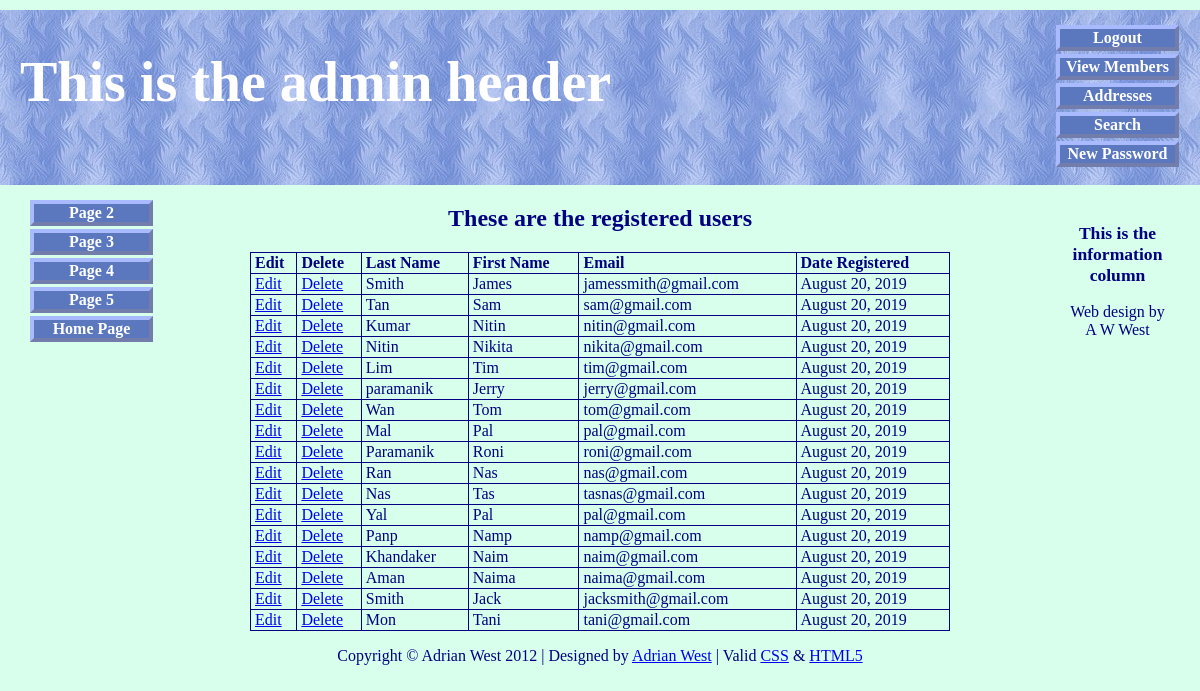
Page /view_users-page.php (signed in) on the committed database.
### tables this page shows
CREATE TABLE `users` (
  `user_id` mediumint(6) UNSIGNED NOT NULL,
  `fname` varchar(50) NOT NULL,
  `lname` varchar(50) NOT NULL,
  `email` varchar(50) NOT NULL,
  `psword` char(40) NOT NULL,
  `registration_date` date NOT NULL,
  `user_level` tinyint(1) UNSIGNED NOT NULL
);

### view_users-page.php (the view, shortened to what this page needs)
<!doctype html>
<html lang=en>
<head>
<link rel="stylesheet" type="text/css" href="includes.css">
</head>
<body>
<div id="container">
<?php include("header-admin.php"); ?>
<?php include("nav.php"); ?>
<?php include("info-col.php"); ?>
<div id="content">
<h2>These are the registered users</h2>
<p>
<?php
require ('mysqli_connect.php');
$q = "SELECT lname, fname, email, DATE_FORMAT(registration_date, '%M %d, %Y') AS regdat, user_id FROM users ORDER BY registration_date ASC";
$result = @mysqli_query ($dbcon, $q);
if ($result) {
echo '<table>
<tr><td align="left"><b>Edit</b></td>
<td align="left"><b>Delete</b></td>
<td align="left"><b>Last Name</b></td>
<td align="left"><b>First Name</b></td>
<td align="left"><b>Email</b></td>
<td align="left"><b>Date Registered</b></td>
</tr>';
while ($row = mysqli_fetch_array($result, MYSQLI_ASSOC)) {
	echo '<tr>
	<td align="left"><a href="edit_user.php?id=' . $row['user_id'] . '">Edit</a></td>
	<td align="left"><a href="delete_user.php?id=' . $row['user_id'] . '">Delete</a></td>
	<td align="left">' . $row['lname'] . '</td>
	<td align="left">' . $row['fname'] . '</td>
	<td align="left">' . $row['email'] . '</td>
	<td align="left">' . $row['regdat'] . '</td>
	</tr>';
	}
	echo '</table>';
} else {
	echo '<p class="error">The current users could not be retrieved. We apologize for any inconvenience.</p>';
	echo '<p>' . mysqli_error($dbcon) . '<br><br />Query: ' . $q . '</p>';
}
?>
</p>
</div>
<?php include("footer.php"); ?>
</div>
</body>
</html>

### header-admin.php (shortened to what this page needs)
<div id="header-admin">
<h1>This is the admin header</h1>
<div id="reg-navigation">
		<ul>
			<li><a href="logout.php">Logout</a></li>
			<li><a href="admin_view_users.php">View Members</a></li>
			<li><a href="search_addresses.php">Addresses</a></li>
			<li><a href="search.php">Search</a></li>
			<li><a href="register-password.php">New Password</a></li>
		</ul>
	</div>
</div>

### nav.php
<div id="nav">
<ul>
<li><a href="page-2.php" title="Page two">Page 2</a></li>
<li><a href="page-3.php" title="Page three">Page 3</a></li>
<li><a href="page-4.php" title="Page four">Page 4</a></li>
<li><a href="page-5.php" title="Page five">Page 5</a></li>
<li><a href="index.php" title="Return to Home Page">Home Page</a></li>
</ul>
</div>

### info-col.php (shortened to what this page needs)
<div id="info-col">
<h3>This is the information column</h3>
	<p>Web design by <br>A W West</p>
	<p>&nbsp;</p>
</div>

### footer.php (shortened to what this page needs)
<div id="footer">
		<p>Copyright &copy; Adrian West 2012 | Designed by <a href="http://www.colycomputerhelp.co.uk/">Adrian West</a> | Valid <a href="http://jigsaw.w3.org/css-validator/">CSS</a> &amp;
		<a href="http://validator.w3.org/">HTML5</a></p>
</div>

### includes.css (style rules this page uses)
h2 { font-size:150%; color:navy; text-align:center; }
h3 { font-size:110%; color:navy; text-align:center; }
#container { position:relative; min-width:960px; max-width:1200px; margin:auto; text-align:left; }
#header, #header-members, #header-admin { margin:10px auto 0 auto; min-width:960px; max-width:1200px; height:175px; background-image: url('images/tile-pale.jpg'); background-repeat: repeat; padding:0; color:white; }
h1 { position:relative; top:40px; font-size:350%; color:white; margin:auto 0 auto 20px; width: 600px; }
ul { position:absolute; top:180px; left:-40px; color:navy; width:135px; text-align:center; margin:0; }
#nav ul { position:absolute; top:190px; left:-10px; color:navy; width:135px; text-align:center; margin:0; }
li { width:115px; list-style-type :none; margin-bottom: 3px; text-align: center; }
li a { display: block; width:115px; color: white; font-weight: bold; text-decoration: none }
li a { background: #5B78BE; border: 4px outset #aabaff; }
#reg-navigation ul { float:right; font-size:medium; width:160px; margin:-150px 15px 0 88%; }
#content { margin-left:150px; margin-right:150px; }
table { width:700px; border:1px navy solid; border-collapse:collapse; margin:auto; }
td { border:1px navy solid; padding:1px 0 1px 4px; text-align:left; }
#footer { margin:auto; text-align:center; }

### header-admin.php (style rules this page uses)
#reg-navigation ul { margin:-165px 15px 0 88%; }

### info-col.php (style rules this page uses)
#info-col { position:absolute; top:190px; right:10px; color:navy; width:135px; text-align:center; margin:5px 5px 0 0; }

### footer.php (style rules this page uses)
#footer { clear:both; margin:auto; height: 19px; text-align:center; }

### rows in the picture
users: lname "Smith", fname "James", email "jamessmith@gmail.com", regdat "August 20, 2019"
users: lname "Tan", fname "Sam", email "sam@gmail.com", regdat "August 20, 2019"
users: lname "Kumar", fname "Nitin", email "nitin@gmail.com", regdat "August 20, 2019"
users: lname "Nitin", fname "Nikita", email "nikita@gmail.com", regdat "August 20, 2019"
users: lname "Lim", fname "Tim", email "tim@gmail.com", regdat "August 20, 2019"
users: lname "paramanik", fname "Jerry", email "jerry@gmail.com", regdat "August 20, 2019"
users: lname "Wan", fname "Tom", email "tom@gmail.com", regdat "August 20, 2019"
users: lname "Mal", fname "Pal", email "pal@gmail.com", regdat "August 20, 2019"
users: lname "Paramanik", fname "Roni", email "roni@gmail.com", regdat "August 20, 2019"
users: lname "Ran", fname "Nas", email "nas@gmail.com", regdat "August 20, 2019"
users: lname "Nas", fname "Tas", email "tasnas@gmail.com", regdat "August 20, 2019"
users: lname "Yal", fname "Pal", email "pal@gmail.com", regdat "August 20, 2019"
users: lname "Panp", fname "Namp", email "namp@gmail.com", regdat "August 20, 2019"
users: lname "Khandaker", fname "Naim", email "naim@gmail.com", regdat "August 20, 2019"
users: lname "Aman", fname "Naima", email "naima@gmail.com", regdat "August 20, 2019"
users: lname "Smith", fname "Jack", email "jacksmith@gmail.com", regdat "August 20, 2019"
users: lname "Mon", fname "Tani", email "tani@gmail.com", regdat "August 20, 2019"
